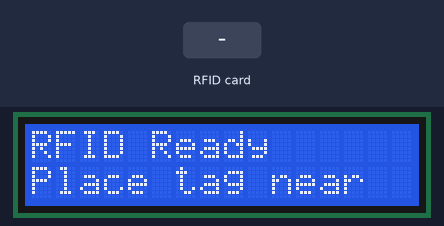
This sketch was run on a simulated ESP8266 (NodeMCU). Shown: 16×2 character LCD. Inputs (shaded band) come from the test bench. WiFi joins after 1.5 s; servers stay silent unless stated; the Firebase database answers and starts empty; what the sketch prints to the serial monitor is not drawn.

Above: at 2.8 s.
2.9 s: RFID card 43 A8 2A C5 held to the reader
At 4.3 s:
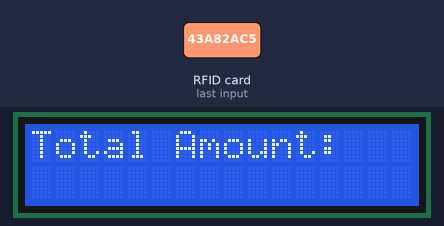
4.8 s: RFID card 03 EF 43 F6 held to the reader
At 5.2 s:
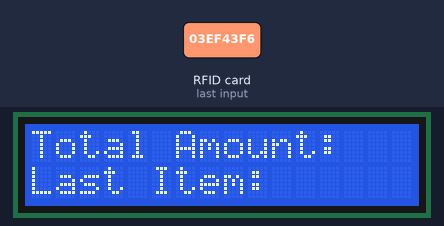
6.4 s: RFID card 5E 7A 19 C4 held to the reader
Timing chart, 0 to 9.4 s (numbered marks = the images above; inputs shaded):
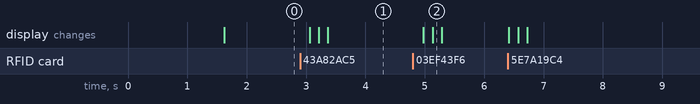

Measured:
- after the input at 2.9 s, the display: first changes after 0.16 s (image 1 shows a later state)
- after the input at 4.8 s, the display: first changes after 0.18 s (image 2 shows a later state)

The sketch:

shocart_stThomas.ino
```cpp
#include <SPI.h>
#include <MFRC522.h>
#include <LiquidCrystal.h>

#include <Arduino.h>
#include <LiquidCrystal_I2C.h>

#if defined(ESP32)
  #include <WiFi.h>
#elif defined(ESP8266)
  #include <ESP8266WiFi.h>
#endif
#include <Firebase_ESP_Client.h>

//Provide the token generation process info.
#include "addons/TokenHelper.h"
//Provide the RTDB payload printing info and other helper functions.
#include "addons/RTDBHelper.h"

// Insert your network credentials

#define WIFI_SSID "Avnidevika31"
#define WIFI_PASSWORD "typpikko"

// Insert Firebase project API Key
#define API_KEY "AIzaSyDWa7rC1WO4MHopdiqy9xn4lp1Jj7mDpqY"

// Insert RTDB URLefine the RTDB URL */
#define DATABASE_URL "https://smartcartstthomas-default-rtdb.firebaseio.com/"

//Define Firebase Data object
FirebaseData fbdo;

FirebaseAuth auth;
FirebaseConfig config;

#define SS_PIN 4
#define RST_PIN 3

MFRC522 mfrc522(SS_PIN, RST_PIN);  // Create MFRC522 instance

// Define prices for items
#define LAYS_PRICE 10
#define BISCUITS_PRICE 10

// Variable to keep track of total amount
int totalAmount = 0;
String lastItem = "";
int laysFlag=0;
int biscutFlag=0;
String sValue;
bool signupOK = false;
// Initialize the LCD interface
LiquidCrystal lcd(8, 9, 10, 11, 12, 13);

void setup() {
  Serial.println("hello");
  Serial.begin(115200); // Initialize serial communication
  SPI.begin();          // Init SPI bus
  mfrc522.PCD_Init();   // Init MFRC522
Serial.println("hello");
WiFi.begin(WIFI_SSID, WIFI_PASSWORD);
  Serial.print("Connecting to Wi-Fi");
  while (WiFi.status() != WL_CONNECTED) {
    Serial.print(".");
    delay(300);
  }
  Serial.println();
  Serial.print("Connected with IP: ");
  Serial.println(WiFi.localIP());
  Serial.println();

  /* Assign the api key (required) */
  config.api_key = API_KEY;

  /* Assign the RTDB URL (required) */
  config.database_url = DATABASE_URL;

  /* Sign up */
  if (Firebase.signUp(&config, &auth, "", "")) {
    Serial.println("ok");
    signupOK = true;
  }
  else {
    Serial.printf("%s\n", config.signer.signupError.message.c_str());
  }

  /* Assign the callback function for the long running token generation task */
  config.token_status_callback = tokenStatusCallback; //see addons/TokenHelper.h

  Firebase.begin(&config, &auth);
  Firebase.reconnectWiFi(true);

  // Initialize LCD
  lcd.begin(16, 2);
  lcd.print("RFID Ready");
  lcd.setCursor(0, 1);
  lcd.print("Place tag near");
  Serial.println("RFID Ready");
  Serial.println("Place your tag near the reader...");
}

void loop() {
  // Look for new cards
  if (Firebase.ready() && signupOK ) {
  if (mfrc522.PICC_IsNewCardPresent() && mfrc522.PICC_ReadCardSerial()) {
    // Show UID on serial monitor
    Serial.print("UID tag :");
    String content = "";
    byte letter;
    for (byte i = 0; i < mfrc522.uid.size; i++) {

      Serial.print(mfrc522.uid.uidByte[i] < 0x10 ? " 0" : " ");
      Serial.print(mfrc522.uid.uidByte[i], HEX);
      content.concat(String(mfrc522.uid.uidByte[i] < 0x10 ? " 0" : " "));
      content.concat(String(mfrc522.uid.uidByte[i], HEX));
    }
    Serial.println();
    Serial.print("Message : ");
    content.toUpperCase();

    // Check if scanned tag corresponds to Lays
    if (content.substring(1) == "43 A8 2A C5") {
      if (Firebase.RTDB.setString(&fbdo, "/lays","1")){
          Serial.println("lays PASSED");

          }
      Serial.println("Lays:10rps");
      // lays=lays++;
      // totalAmount += LAYS_PRICE;
      // lastItem = "Lays";
    }
    // Check if scanned tag corresponds to Biscuits
    else if (content.substring(1) == "03 EF 43 F6") {
      if (Firebase.RTDB.setString(&fbdo, "/biscut","1")){
          Serial.println("lays PASSED");

          }
      Serial.println("Biscuits:10rps");
      // biscut=biscut++;
      // totalAmount += BISCUITS_PRICE;
      // lastItem = "Biscuits";
    }
    else {
      Serial.println("Unknown tag scanned");
    }

    // Update LCD display
   lcd.clear();


    if (Firebase.RTDB.getString(&fbdo, "/total")) {
      if (fbdo.dataType() == "string") {
        sValue = fbdo.stringData();
        int a = sValue.toInt();
        Serial.println(a);

        lcd.clear(); // Clear previous content
        lcd.setCursor(0, 0); // Set cursor to the beginning of the first line
        // lcd.print("Welcome"); // Print "Welcome" on the LCD
        lcd.print("Total Amount: "+sValue); // Print "Free Slots" on the LCD
     }
     }
    lcd.setCursor(0, 1);
    lcd.print("Last Item: ");
    lcd.print(lastItem);

   if (Firebase.RTDB.getString(&fbdo, "/total")) {
      if (fbdo.dataType() == "string") {
        sValue = fbdo.stringData();
        int a = sValue.toInt();
        Serial.println(a);

        lcd.clear(); // Clear previous content
        lcd.setCursor(0, 0); // Set cursor to the beginning of the first line
        // lcd.print("Welcome"); // Print "Welcome" on the LCD
        lcd.print("Total Amount: "+sValue); // Print "Free Slots" on the LCD
     }
     }

    delay(1000);
  }
  mfrc522.PICC_HaltA();
  mfrc522.PCD_StopCrypto1();
  }
}
```
